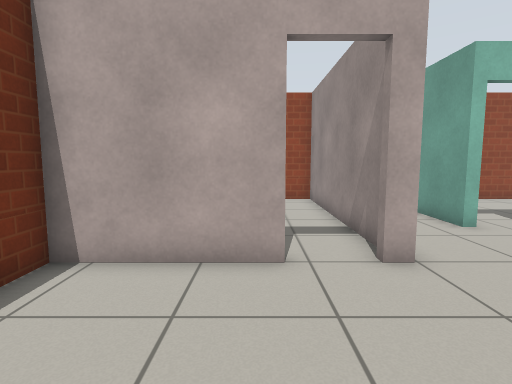
view 1 (above)

15 first-person views from a walk through a robot-simulator world made for Gazebo. The camera is 0.94 m above the floor, tilts 6° down and sees 80° across. The floor is counted in squares, 0.5 m on a side. Each view is taken from the middle of a square. On the plan, view 1 faces up. The plan holds only what a view shows up to about 16 squares ahead; the rest is blank. Robots are left out. Gazebo's built-in surfaces are drawn with simple patterns.

view 2
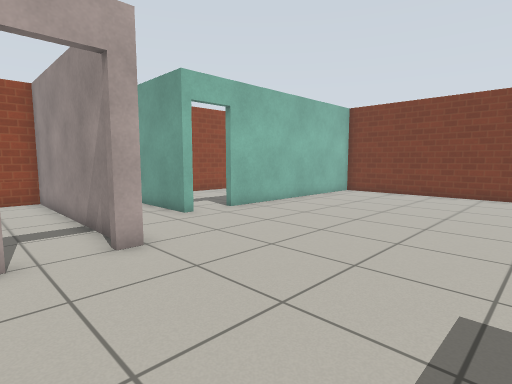

view 3
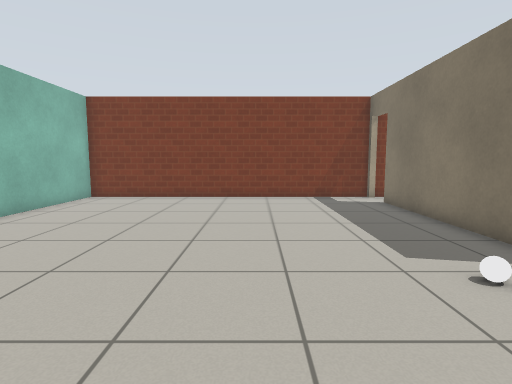

view 4
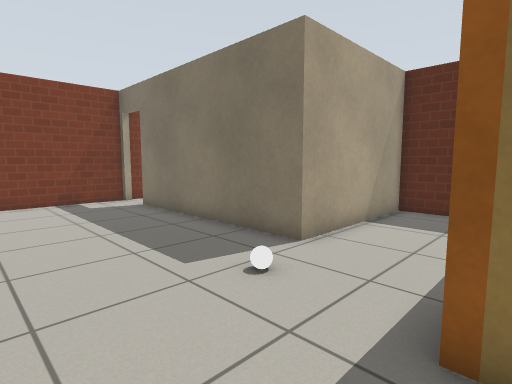

view 5
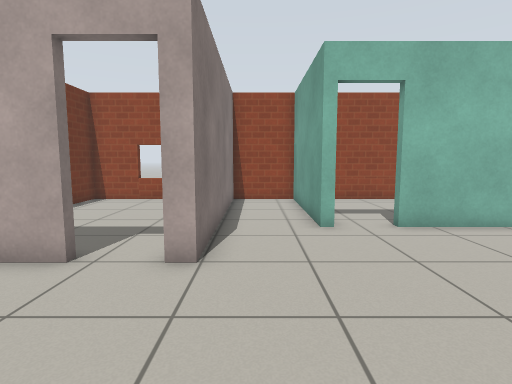

view 6
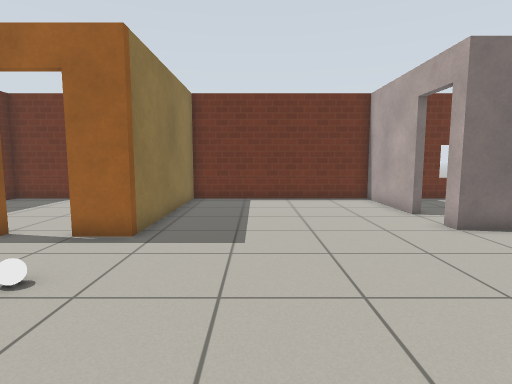

view 7
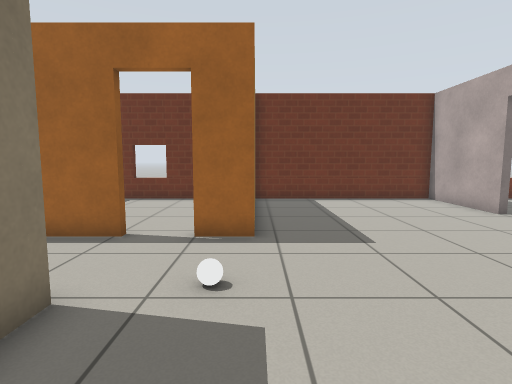

view 8
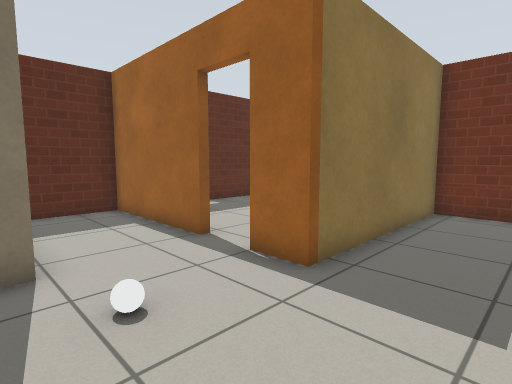

view 9
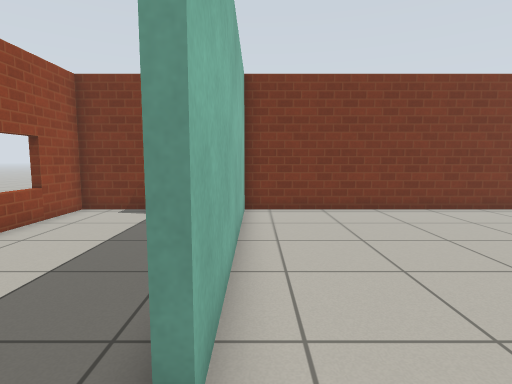

view 10
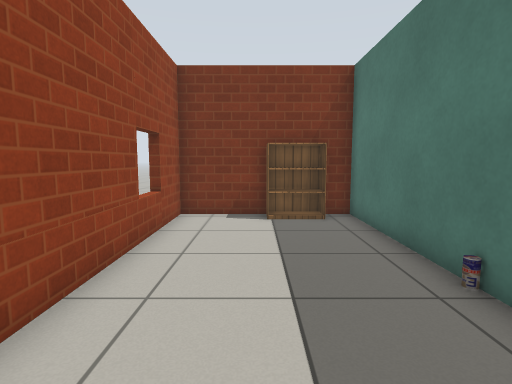

view 11
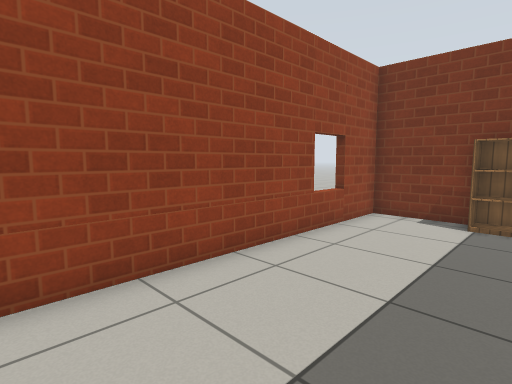

view 12
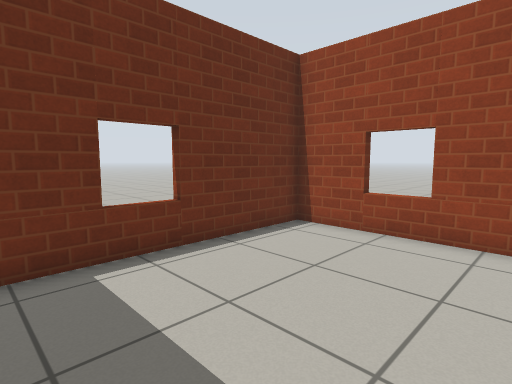

view 13
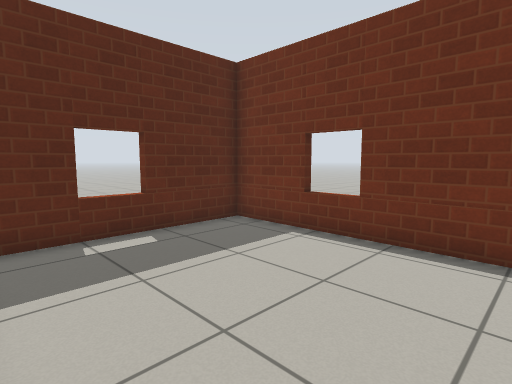

view 14
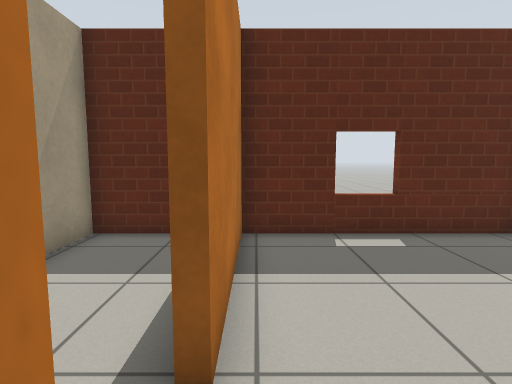

view 15
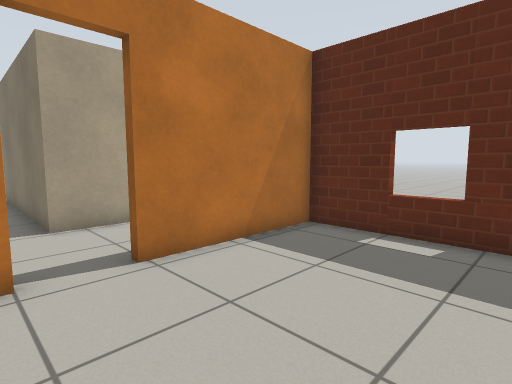

### Floor plan
Ten units are one square. View 1 is at (0, 0); x grows to the right and y downward. Boxes are objects, and circles mark ways between rooms. Rooms are numbered by the first view taken in them; rooms with no view inside come last. Other rooms are left out.
<svg viewBox="-43 -151 223 273">
<path fill="none" stroke="#000" d="M63 -84 58 -84 58 -146 29 -146 29 -54 22 -54M6 -54 -38 -54 -38 30 37 30 37 46M37 63 37 117 72 117 72 57 155 57M171 57 175 57 175 -84 79 -84M114 -87 175 -87 175 -146 72 -146M26 -64 26 -146 -38 -146 -38 -74M-38 45 -38 117 34 117 34 63"/>
<rect x="65" y="35" width="10" height="10" fill="#bbb"><title>white ball</title></rect>
<rect x="105" y="-95" width="10" height="10" fill="#bbb"><title>drink can</title></rect>
<rect x="165" y="-115" width="10" height="20" fill="#bbb"><title>bookshelf</title></rect>
<circle cx="73" cy="-87" r="3" fill="#2a7"/>
<circle cx="15" cy="-55" r="3" fill="#2a7"/>
<circle cx="35" cy="55" r="3" fill="#2a7"/>
<text x="80" y="-20">1</text>
<text x="120" y="-120">2</text>
<text x="-10" y="-110">3</text>
<text x="0" y="80">4</text>
</svg>
Room 1 opens to room 2. Room 1 opens to room 3. Room 1 opens to room 4.

Where each view was taken, in squares from view 1:
view 1: 0 up, 0 right, facing up
view 2: 1 down, 0 right, facing up-right
view 3: 0 up, 2 right, facing right
view 4: 0 up, 3 right, facing down-right
view 5: 0 up, 4 right, facing up
view 6: 0 up, 11 right, facing left
view 7: 3 down, 11 right, facing left
view 8: 0 up, 8 right, facing down-left
view 9: 8 up, 6 right, facing right
view 10: 12 up, 7 right, facing right
view 11: 10 up, 7 right, facing up-right
view 12: 7 up, 2 right, facing up-left
view 13: 4 down, 3 right, facing down-left
view 14: 4 down, 3 right, facing down
view 15: 4 down, 2 left, facing down-right
